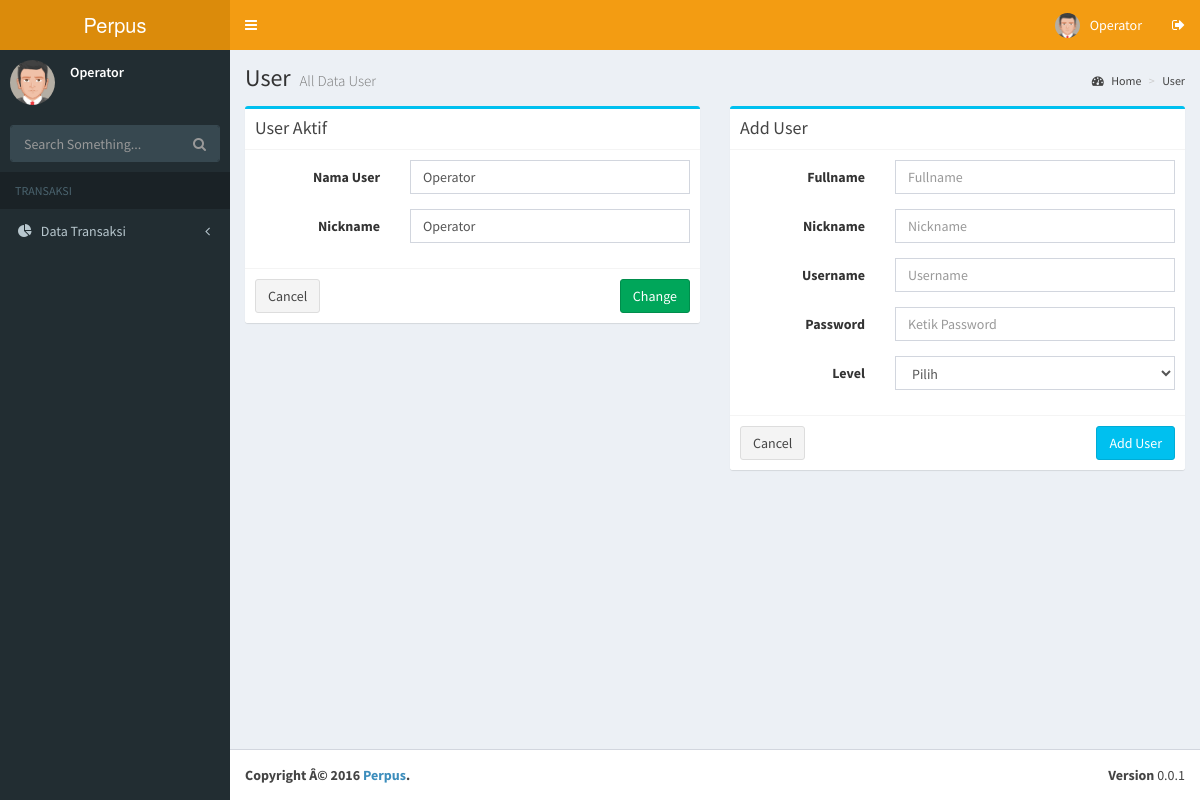
Screenshot of /admin.php?page=user (signed in) with the database file from the repository.
### tables this page shows
CREATE TABLE `setup` (
  `app_title` text NOT NULL,
  `app_version` text NOT NULL,
  `app_description` text NOT NULL,
  `app_footer` text NOT NULL,
  `app_theme` text NOT NULL
);

CREATE TABLE `tb_petugas` (
  `id` int(11) NOT NULL,
  `fullname` varchar(50) NOT NULL,
  `nickname` varchar(20) NOT NULL,
  `username` varchar(30) NOT NULL,
  `password` varchar(100) NOT NULL,
  `level` varchar(50) NOT NULL
);

### content/user.php (the view, shortened to what this page needs)
<?php
                            include('config/koneksi.php');
                            $result = mysqli_query($connect, "SELECT * FROM tb_petugas WHERE username='$_SESSION[username]'");
                            $row=mysqli_fetch_array($result);
                            ?>
      <div class="content-wrapper">
        <section class="content-header">
          <h1>
            User
            <small>All Data User</small>
          </h1>
          <ol class="breadcrumb">
            <li><a href="#"><i class="fa fa-dashboard"></i> Home</a></li>
            <li><a href="#">User</a></li>
          </ol>
        </section>
        <section class="content">
          <div class="row">
            <div class="col-md-6">
              <div class="box box-info">
                <div class="box-header with-border">
                  <h3 class="box-title">User Aktif</h3>
                </div>
                <form class="form-horizontal" action="excecute/user.php" method="post">
                  <div class="box-body">
					<div class="form-group">
                      <label class="col-sm-4 control-label">Nama User</label>
                      <div class="col-sm-8">
                        <input type="text" name="fullname" value="<?php echo $row['fullname'];?>" required="" class="form-control" placeholder="Nama Aplikasi">
                      </div>
                    </div>
					<div class="form-group">
                      <label class="col-sm-4 control-label">Nickname</label>
                      <div class="col-sm-8">
                        <input type="text" name="nickname" value="<?php echo $row['nickname'];?>" required="" class="form-control" placeholder="Version">
                      </div>
                    </div>
                  </div>
                  <div class="box-footer">
                    <a href="javascript:history.back()" class="btn btn-default">Cancel</a>
                    <button type="submit" name="changeuser" class="btn btn-success pull-right">Change</button>
                  </div>
                </form>
              </div>
            </div>
			<div class="col-md-6">
              <div class="box box-info">
                <div class="box-header with-border">
                  <h3 class="box-title">Add User</h3>
                </div>
                <form class="form-horizontal" action="excecute/user.php" method="post">
                  <div class="box-body">
					<div class="form-group">
                      <label class="col-sm-4 control-label">Fullname</label>
                      <div class="col-sm-8">
                        <input type="text" name="fname" required="" class="form-control" placeholder="Fullname">
                      </div>
                    </div>
					<div class="form-group">
                      <label class="col-sm-4 control-label">Nickname</label>
                      <div class="col-sm-8">
                        <input type="text" name="nname" required="" class="form-control" placeholder="Nickname">
                      </div>
                    </div>
					<div class="form-group">
                      <label class="col-sm-4 control-label">Username</label>
                      <div class="col-sm-8">
                        <input type="text" name="username" required="" class="form-control" placeholder="Username">
                      </div>
                    </div>
					<div class="form-group">
                      <label class="col-sm-4 control-label">Password</label>
                      <div class="col-sm-8">
                        <input type="password" name="password" required="" class="form-control" placeholder="Ketik Password">
                      </div>
                    </div>
					<div class="form-group">
                      <label class="col-sm-4 control-label">Level</label>
                      <div class="col-sm-8">
						<select class="form-control" name="level">
							<option selected="selected">Pilih</option>
						</select>
						</div>
					</div>
                  </div>
                  <div class="box-footer">
                    <a href="javascript:history.back()" class="btn btn-default">Cancel</a>
                    <button type="submit" name="adduser" class="btn btn-info pull-right">Add User</button>
                  </div>
                </form>
              </div>
            </div>
          </div>
        </section>
      </div>

### head.php (shortened to what this page needs)
<?php
                            include('config/koneksi.php');
                            $appquery = mysqli_query($connect, "SELECT * FROM setup LIMIT 1");
                            $app=mysqli_fetch_array($appquery);
                            ?>
<!DOCTYPE html>
<html>
  <head>
    <link rel="stylesheet" href="bootstrap/css/bootstrap.min.css">
    <link rel="stylesheet" href="https://maxcdn.bootstrapcdn.com/font-awesome/4.4.0/css/font-awesome.min.css">
    <link rel="stylesheet" href="https://code.ionicframework.com/ionicons/2.0.1/css/ionicons.min.css">
    <link rel="stylesheet" href="plugins/datatables/dataTables.bootstrap.css">
    <link rel="stylesheet" href="dist/css/AdminLTE.min.css">
    <link rel="stylesheet" href="dist/css/skins/_all-skins.min.css">
    <link rel="stylesheet" href="plugins/select2/select2.min.css">
  </head>
  <body class="hold-transition <?php echo $app['app_theme'];?> layout-boxed">
    <div class="wrapper">
      <header class="main-header">
        <a href="admin.php" class="logo">
          <span class="logo-lg"><?php echo $app['app_title'];?></span>
        </a>
        <nav class="navbar navbar-static-top" role="navigation">
          <a href="#" class="sidebar-toggle" data-toggle="offcanvas" role="button">
          </a>
          <div class="navbar-custom-menu">
            <ul class="nav navbar-nav">
              <li class="dropdown user user-menu">
                <a href="#" class="dropdown-toggle" data-toggle="dropdown">
                  <img src="dist/img/avatar5.png" class="user-image" alt="User Image">
                  <span class="hidden-xs"><?php echo $_SESSION['nm_petugas']; ?></span>
                </a>
              </li>
              <li>
                <a href="logout.php"><i class="fa fa-sign-out"></i></a>
              </li>
            </ul>
          </div>
        </nav>
      </header>
      <aside class="main-sidebar">
        <section class="sidebar">
          <div class="user-panel">
            <div class="pull-left image">
              <img src="dist/img/avatar5.png" class="img-circle" alt="User Image">
            </div>
            <div class="pull-left info">
              <p><?php echo $_SESSION['nm_petugas']; ?></p>
            </div>
          </div>
          <form action="search.php" method="get" class="sidebar-form">
            <div class="input-group">
              <input type="text" name="q" class="form-control" placeholder="Search Something...">
              <span class="input-group-btn">
                <button type="submit" id="search-btn" class="btn btn-flat"><i class="fa fa-search"></i></button>
              </span>
            </div>
          </form>
		  <ul class="sidebar-menu">
            <li class="header">TRANSAKSI</li>
			<li class="treeview">
              <a href="#">
                <i class="fa fa-pie-chart"></i>
                <span>Data Transaksi</span>
                <i class="fa fa-angle-left pull-right"></i>
              </a>
            </li>
          </ul>
        </section>
      </aside>

### footer.php (shortened to what this page needs)
<footer class="main-footer">
        <div class="pull-right hidden-xs">
          <b>Version</b> <?php echo $app['app_version'];?>
        </div>
        <strong><?php echo $app['app_footer'];?></strong>
      </footer>
    </div>
  </body>
</html>

### rows the page displays
setup: app_title "Perpus", app_version "0.0.1", app_footer "Copyright Â© 2016 Perpus ."
tb_petugas: fullname "Operator", nickname "Operator"

### other values shown
$_SESSION['nm_petugas'] "Operator"
